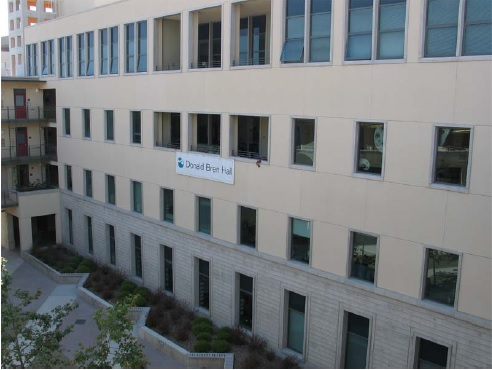
%> input picture face representation PCA/Camera calibration/Left.jpg, 492 x 370 px
$ octave main_task2.m   (GNU Octave 9; MATLAB toolbox functions it lacks are replaced by stand-ins)
%> lines starting %> are read from the running program, lines starting %| are printed output that depends on the picture
### face representation PCA/Camera calibration/homography.m
%%
function H = homography(u2Trans, v2Trans, uBase, vBase)
%% TASK 2:
% Computes the homography H applying the Direct Linear Transformation
% The transformation is such that
% p = H p' , i.e.,:
% (uBase, vBase, 1)'=H*(u2Trans , v2Trans, 1)'
%
% INPUTS:
% u2Trans, v2Trans - vectors with coordinates u and v of the transformed image point (p')
% uBase, vBase - vectors with coordinates u and v of the original base image point p
%
% OUTPUT
% H - a 3x3 Homography matrix
%
% Hao Che, 18/05/2019
A = zeros(12,9);
for i=1:6 %identify the caculation matrix.
    A((i-1)*2+1,:)= [0, 0, 0, -uBase(i), -vBase(i), -1, v2Trans(i)*uBase(i), v2Trans(i)*vBase(i), v2Trans(i)];
    A((i-1)*2+2,1:9,:) = [uBase(i), vBase(i), 1, 0, 0, 0, -u2Trans(i)*uBase(i), -u2Trans(i)*vBase(i), -u2Trans(i)];
end

% results.% Compute SVD of A. Get the last column of V
[~,~,V]=svd(A); % each column of V represents a solution of P
h= V(:,end); % get last column
h=h./h(end); % The last element of matrix H is 1

% Reshape to 3 x 3 matrix
H= reshape(h,3,3)';
end

### face representation PCA/Camera calibration/main_task2.m
%%
% [12 lines of commented-out code are left out]
load('left.mat', 'uv')
u2Trans = uv(:,1);
v2Trans = uv(:,2);
load('right.mat', 'uv')
uBase = uv(:,1);
vBase = uv(:,2);

% Display the two images and the location of six pairs of selected points.
img1 = imread('Left.jpg');
%> img1 is the input picture: size 370x492x3 uint8; mean R, G, B 116.8, 121, 123.2
subplot(1,3,1);
imshow(img1);
title('2.1 Left Image');
hold;
plot(u2Trans,v2Trans,'ro');
img2 = imread('Right.jpg');
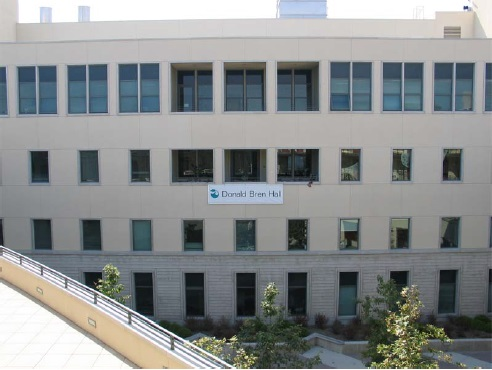
%> input picture face representation PCA/Camera calibration/Right.jpg, 492 x 370 px
%> img2 is the input picture: size 370x492x3 uint8; mean R, G, B 137.5, 141.1, 141.3
subplot(1,3,2);
imshow(img2,[]);
title('2.2 Right Image');
hold;
plot(uBase,vBase,'ro');

% homography
% H = homography(u2Trans, v2Trans, uBase, vBase);
H = homography(uBase, vBase, u2Trans, v2Trans);
disp('matrix H is:');
disp(H);

tform = projective2d(H');
I_trans = imwarp(img1,tform);
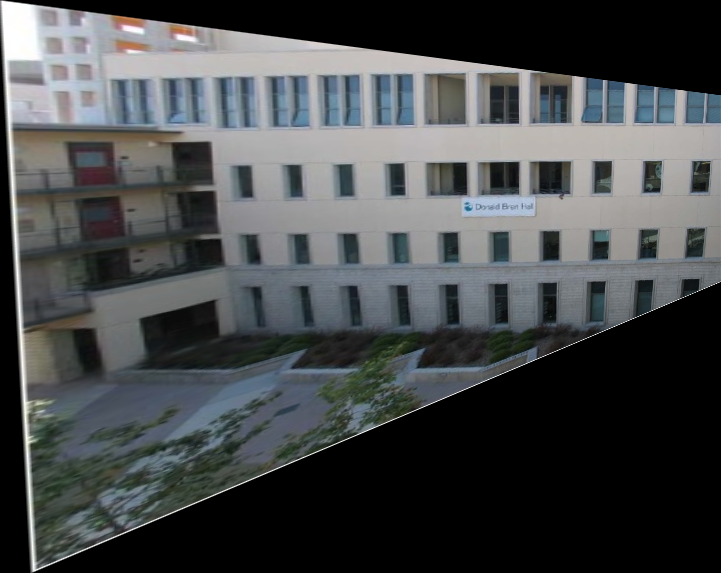
%> I_trans: size 573x721x3 uint8; mean R, G, B 70.8, 73.7, 74.9
subplot(1,3,3);
imshow(I_trans);
title('2.3 Wraped Left Image');
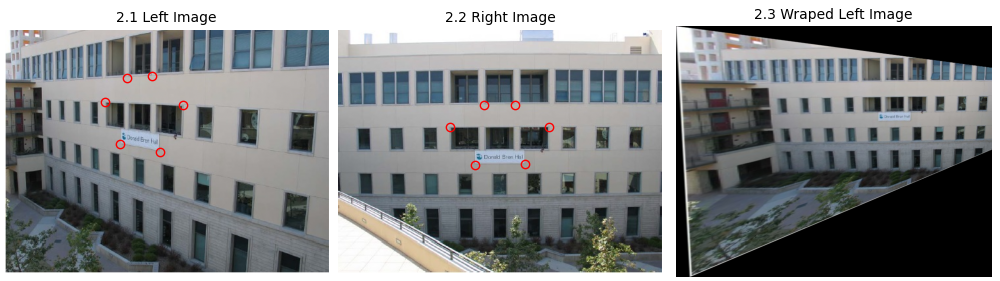
%> figure redrawn from the program's plot data, 3 panels
